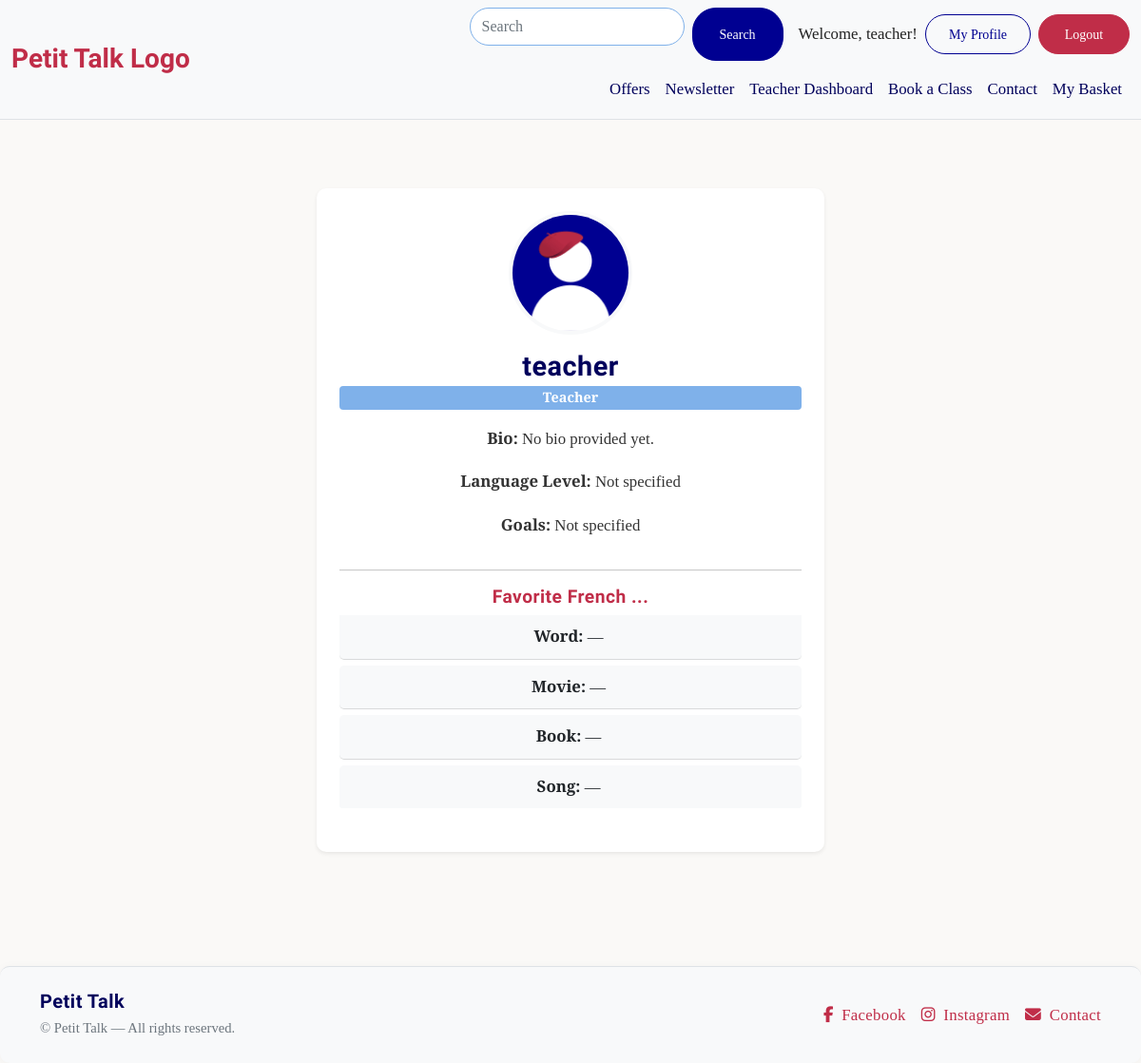
/profile/ (signed in), run on an earlier commit of the app's database.
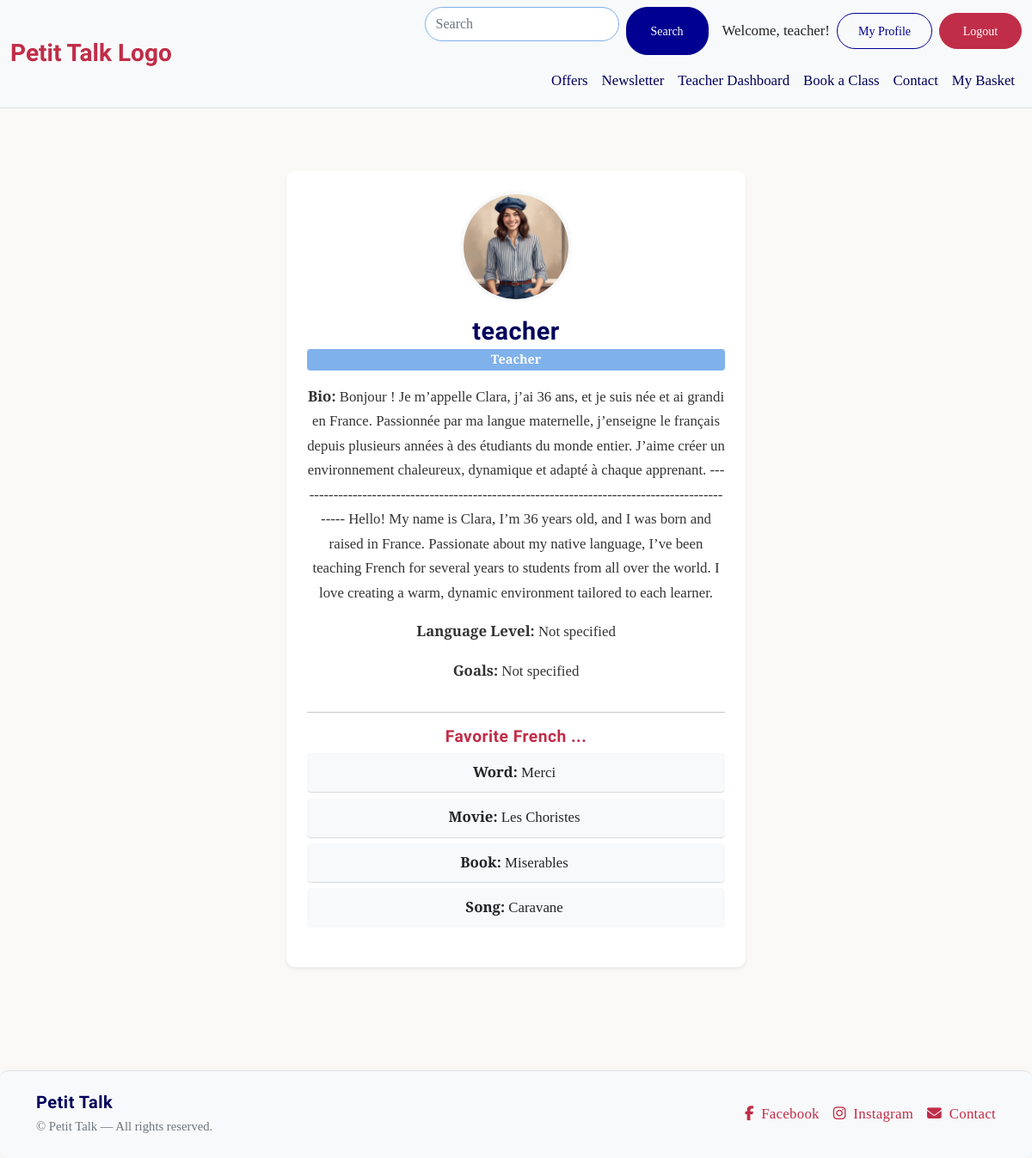
And on a later commit of the database.
### userprofile/models.py (models this page shows, shortened)
class Profile(models.Model):
    user = models.OneToOneField(User, on_delete=models.CASCADE, related_name='profile')
    is_student = models.BooleanField(default=False)
    is_teacher = models.BooleanField(default=False)
    bio = models.TextField(blank=True)
    profile_image = models.ImageField(
        upload_to='profile_pics/',
        default='images/default.png',
        blank=True,
        null=True
    )
    favorite_word = models.CharField(max_length=100, blank=True)
    favorite_movie = models.CharField(max_length=100, blank=True)
    favorite_book = models.CharField(max_length=100, blank=True)
    favorite_song = models.CharField(max_length=100, blank=True)
    intro_video = models.FileField(
        upload_to='profile_videos/',
        blank=True,
        null=True
    )
    language_level = models.CharField(max_length=2, choices=LEVELS, blank=True)
    goals = models.TextField(blank=True)

### userprofile/views.py (the view)
# urls.py: path('', views.profile_detail, name='profile'),
@login_required
def profile_detail(request):
    profile = request.user.profile
    return render(request, 'userprofile/profile_detail.html', {'profile': profile})

### userprofile/templates/userprofile/profile_detail.html (shortened to what this page needs)
{% extends "base.html" %}
{% load static %}
{% block content %}
<div class="container py-5">
    <div class="row justify-content-center">
        <div class="col-lg-6 col-md-8 text-center">
            <div class="card shadow-sm rounded-4 p-4">
                {% if profile.profile_image %}
                <img src="{{ profile.profile_image.url }}" alt="{{ profile.user.username }}" class="profile-img mb-3">
                {% else %}
                <img src="{% static 'images/default.png' %}" alt="Default avatar" class="profile-img mb-3">
                {% endif %}
                <h3 class="fw-bold mb-1">{{ profile.user.username }}</h3>
                {% if profile.is_teacher %}
                <span class="badge badge-teacher mb-3">Teacher</span>
                {% else %}
                <span class="badge badge-student mb-3">Student</span>
                {% endif %}
                <p><strong>Bio:</strong> {{ profile.bio|default:"No bio provided yet." }}</p>
                <p><strong>Language Level:</strong> {{ profile.get_language_level_display|default:"Not specified" }}</p>
                <p><strong>Goals:</strong> {{ profile.goals|default:"Not specified" }}</p>
                <hr>
                <h5 class="favorites-header mb-2">Favorite French ...</h5>
                <ul class="list-group list-group-flush mb-3">
                    <li class="list-group-item"><strong>Word:</strong> {{ profile.favorite_word|default:"—" }}</li>
                    <li class="list-group-item"><strong>Movie:</strong> {{ profile.favorite_movie|default:"—" }}</li>
                    <li class="list-group-item"><strong>Book:</strong> {{ profile.favorite_book|default:"—" }}</li>
                    <li class="list-group-item"><strong>Song:</strong> {{ profile.favorite_song|default:"—" }}</li>
                </ul>
            </div>
        </div>
    </div>
</div>
{% endblock %}

What changed in the data, as far as the page shows it:
changed Profile "Not specified": profile_image: picture added; bio "No bio provided yet." → "Bonjour ! Je m’appelle Clara, j’ai 36 ans, et je suis née et ai grandi en France. Passionnée par ma langue maternelle, j’enseigne le français depuis plusieurs années à des étudiants du monde entier. J’aime créer un environnement chaleureux, dynamique et adapté à chaque apprenant. ---------------------------------------------------------------------------------------------- Hello! My name is Clara, I’m 36 years old, and I was born and raised in France. Passionate about my native language, I’ve been teaching French for several years to students from all over the world. I love creating a warm, dynamic environment tailored to each learner."; favorite_word "—" → "Merci"; favorite_movie "—" → "Les Choristes"; favorite_book "—" → "Miserables"; favorite_song "—" → "Caravane"
